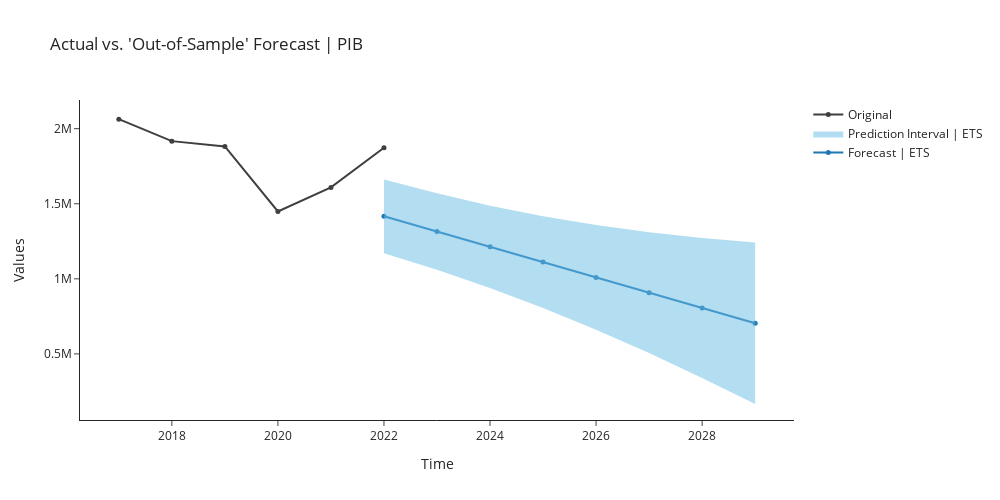

Source (notebook cell):
### Markdown cell above
## exp_smooth  Exponential Smoothing

### Code cell
exp_smooth  = exp.create_model('exp_smooth')
exp.plot_model(plot = 'decomp', 
               data_kwargs = {'type' : 'multiplicative'},
               fig_kwargs = {"height":500,"width":1000,"template": "simple_white","hoverinfo":"none","big_data_threshold":10})
#exp.plot_model(estimator = exp_smooth, plot = 'forecast', 
#               data_kwargs = {'fh' : 8},
#               fig_kwargs = {"height":500,"width":1000,"template": "simple_white","hoverinfo":"none","big_data_threshold":10})
exp.predict_model(exp_smooth, fh = 8)

### Figure 1 — Plotly figure (JSON) as saved in the notebook; plotly's stock layout.template omitted (floating-point values rounded to 4 significant figures)
{"data": [{"line": {"color": "#1f77b4"}, "marker": {"size": 5}, "mode": "lines+markers", "name": "Forecast | ETS", "showlegend": true, "type": "scatter", "x": [2022, 2023, 2024, 2025, 2026, 2027, 2028, 2029], "y": [1416000.0, 1315000.0, 1213000.0, 1111000.0, 1010000.0, 907800.0, 806100.0, 704400.0]}, {"line": {"width": 0}, "marker": {"color": "#68BBE3"}, "mode": "lines", "name": "Lower Interval", "showlegend": false, "type": "scatter", "x": [2022, 2023, 2024, 2025, 2026, 2027, 2028, 2029], "y": [1171000.0, 1060000.0, 939000.0, 806100.0, 661200.0, 505400.0, 340100.0, 166400.0]}, {"fill": "tonexty", "fillcolor": "rgba(104,187,227,0.5)", "line": {"width": 0}, "marker": {"color": "#68BBE3"}, "mode": "lines", "name": "Prediction Interval | ETS", "showlegend": true, "type": "scatter", "x": [2022, 2023, 2024, 2025, 2026, 2027, 2028, 2029], "y": [1662000.0, 1570000.0, 1487000.0, 1416000.0, 1358000.0, 1310000.0, 1272000.0, 1242000.0]}, {"marker": {"color": "#3f3f3f", "size": 5}, "mode": "lines+markers", "name": "Original", "showlegend": true, "type": "scatter", "x": [2017, 2018, 2019, 2020, 2021, 2022], "y": [2064000.0, 1917000.0, 1881000.0, 1449000.0, 1609000.0, 1873000.0]}], "layout": {"autosize": false, "height": 500, "showlegend": true, "title": {"text": "Actual vs. 'Out-of-Sample' Forecast | PIB"}, "width": 1000, "xaxis": {"title": {"text": "Time"}}, "yaxis": {"title": {"text": "Values"}}}}
